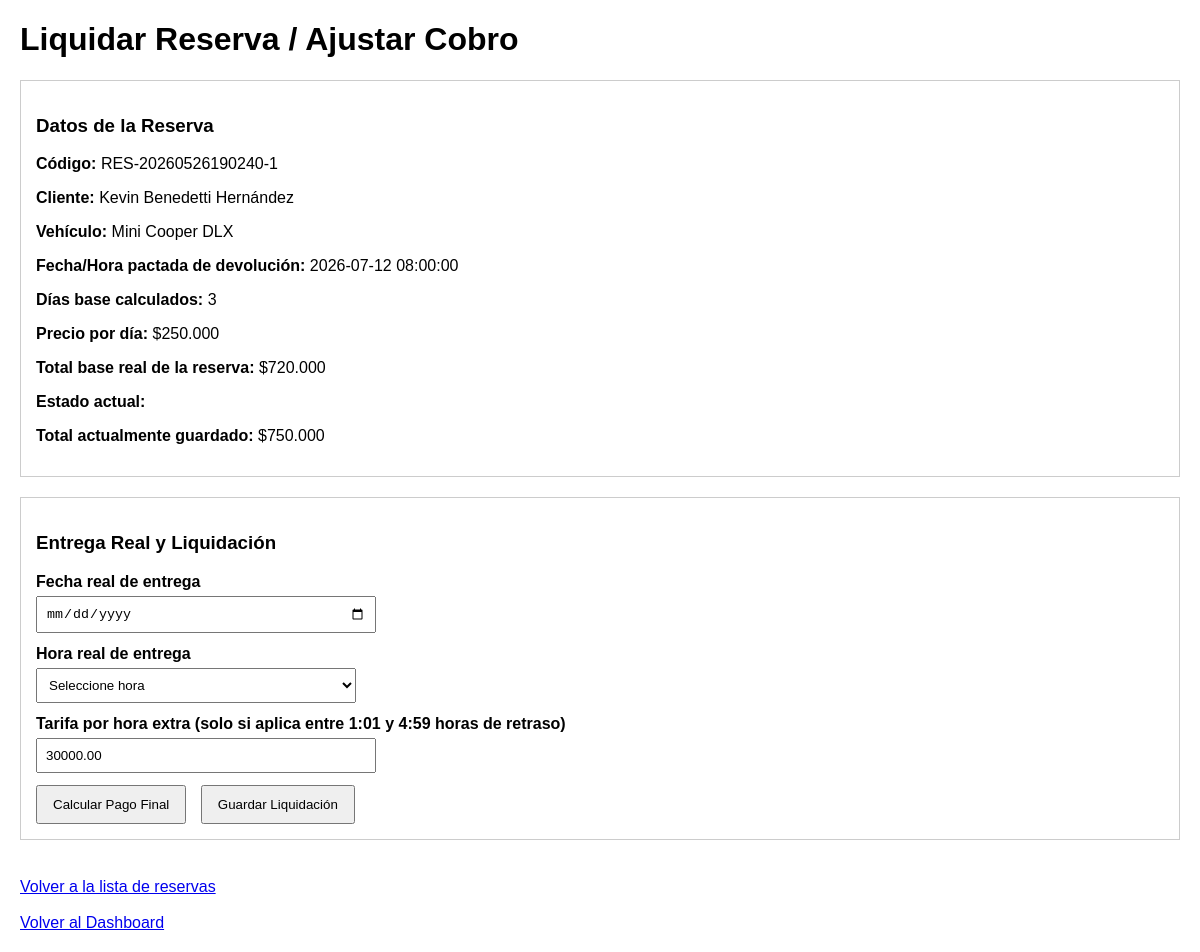
The app's page /modules/reservas/finalizar.php?id=52 (signed in) with its own data.
### tables this page shows
CREATE TABLE `reservas` (
  `id_reserva` int(11) NOT NULL,
  `codigo_reserva` varchar(20) DEFAULT NULL,
  `id_cliente` int(11) NOT NULL,
  `id_usuario` int(11) DEFAULT NULL,
  `id_vehiculo` int(11) NOT NULL,
  `fecha_inicio` datetime NOT NULL,
  `fecha_fin` datetime NOT NULL,
  `horas_gracia` int(11) NOT NULL DEFAULT 1,
  `tarifa_hora_extra` decimal(10,2) NOT NULL DEFAULT 30000.00,
  `fecha_entrega_real` datetime DEFAULT NULL,
  `horas_extra` int(11) NOT NULL DEFAULT 0,
  `cargo_extra` decimal(10,2) NOT NULL DEFAULT 0.00,
  `modalidad_entrega` enum('sitio','domicilio') NOT NULL DEFAULT 'sitio',
  `lugar_entrega` varchar(150) DEFAULT NULL,
  `costo_entrega` decimal(10,2) NOT NULL DEFAULT 0.00,
  `modalidad_devolucion` enum('sitio','domicilio') NOT NULL DEFAULT 'sitio',
  `lugar_devolucion` varchar(150) DEFAULT NULL,
  `costo_devolucion` decimal(10,2) NOT NULL DEFAULT 0.00,
  `servicio_lavado` enum('si','no') NOT NULL DEFAULT 'no',
  `costo_lavado` decimal(10,2) NOT NULL DEFAULT 0.00,
  `estado_limpieza_entrega` enum('limpio','muy_limpio') NOT NULL DEFAULT 'limpio',
  `estado_limpieza_devolucion` enum('limpio','sucio','muy_sucio') DEFAULT NULL,
  `estado_reserva` enum('pendiente','confirmada','cancelada','finalizada') NOT NULL DEFAULT 'pendiente',
  `total_pago` decimal(10,2) NOT NULL DEFAULT 0.00,
  `observaciones` text DEFAULT NULL,
  `fecha_creacion` timestamp NOT NULL DEFAULT current_timestamp(),
  `modo_pago` varchar(30) DEFAULT NULL,
  `codigo_referido_usado` varchar(50) DEFAULT NULL,
  `anticipo_requerido` decimal(10,2) NOT NULL DEFAULT 0.00,
  `anticipo_pagado` decimal(10,2) NOT NULL DEFAULT 0.00,
  `bloquea_disponibilidad` tinyint(1) NOT NULL DEFAULT 0,
  `total_estimado` decimal(10,2) NOT NULL DEFAULT 0.00,
  `horas_extra_cobradas` int(11) NOT NULL DEFAULT 0,
  `recargo_horas_extra` decimal(10,2) NOT NULL DEFAULT 0.00,
  `total_final` decimal(10,2) NOT NULL DEFAULT 0.00,
  `fecha_hora_devolucion_real` datetime DEFAULT NULL,
  `lat_entrega` decimal(10,7) DEFAULT NULL,
  `lng_entrega` decimal(10,7) DEFAULT NULL,
  `lat_devolucion` decimal(10,7) DEFAULT NULL,
  `lng_devolucion` decimal(10,7) DEFAULT NULL,
  `distancia_km` decimal(10,2) DEFAULT NULL,
  `costo_km` decimal(10,2) DEFAULT NULL
);

CREATE TABLE `clientes` (
  `id_cliente` int(11) NOT NULL,
  `tipo_documento` varchar(20) NOT NULL,
  `numero_documento` varchar(50) NOT NULL,
  `nombre` varchar(100) NOT NULL,
  `apellido` varchar(100) NOT NULL,
  `telefono` varchar(20) NOT NULL,
  `correo` varchar(100) DEFAULT NULL,
  `direccion` varchar(150) DEFAULT NULL,
  `licencia_conduccion` varchar(50) NOT NULL,
  `fecha_registro` timestamp NOT NULL DEFAULT current_timestamp(),
  `codigo_cliente` varchar(50) DEFAULT NULL,
  `total_alquileres_confirmados` int(11) NOT NULL DEFAULT 0,
  `nombres` varchar(100) DEFAULT NULL,
  `apellidos` varchar(100) DEFAULT NULL,
  `estado_cliente` enum('prospecto','activo') DEFAULT 'prospecto'
);

CREATE TABLE `vehiculos` (
  `id_vehiculo` int(11) NOT NULL,
  `codigo_vehiculo` varchar(20) DEFAULT NULL,
  `marca` varchar(100) NOT NULL,
  `modelo` varchar(100) NOT NULL,
  `color` varchar(50) DEFAULT NULL,
  `capacidad` int(11) DEFAULT NULL,
  `transmision` enum('manual','automatica') DEFAULT NULL,
  `categoria` enum('sedan','hatchback','suv','pickup','coupe','van','camioneta') DEFAULT NULL,
  `anio` int(11) DEFAULT NULL,
  `placa` varchar(20) NOT NULL,
  `precio_dia` decimal(10,2) NOT NULL,
  `estado` enum('disponible','reservado','mantenimiento','inactivo') NOT NULL DEFAULT 'disponible',
  `created_at` timestamp NOT NULL DEFAULT current_timestamp(),
  `updated_at` timestamp NULL DEFAULT current_timestamp() ON UPDATE current_timestamp(),
  `precio_especial_3_dias` decimal(10,2) DEFAULT NULL,
  `imagen` varchar(255) DEFAULT NULL,
  `precio_hora_extra` decimal(10,2) DEFAULT NULL
);

### modules/reservas/finalizar.php (the view, shortened to what this page needs)
<?php
require_once "../../config/database.php";
$id_reserva = $_GET["id"];
function calcularDiasYTotalBase($fecha_inicio, $fecha_fin, $precio_dia, $precio_especial_3_dias = null) {
    $inicio = strtotime($fecha_inicio);
    $fin = strtotime($fecha_fin);
    $segundos = $fin - $inicio;
    $dias = ceil($segundos / 86400);
    if (!empty($precio_especial_3_dias) && $precio_especial_3_dias > 0 && $dias >= 3) {
        $total_base = ($precio_dia * 2) + (($dias - 2) * $precio_especial_3_dias);
    } else {
        $total_base = $dias * $precio_dia;
    }
    return [
        "dias" => $dias,
        "total_base" => $total_base
    ];
}
try {
    $sql = "SELECT
                reservas.*,
                clientes.nombre,
                clientes.apellido,
                vehiculos.marca,
                vehiculos.modelo,
                vehiculos.precio_dia,
                vehiculos.precio_especial_3_dias,
                vehiculos.id_vehiculo
            FROM reservas
            INNER JOIN clientes ON reservas.id_cliente = clientes.id_cliente
            INNER JOIN vehiculos ON reservas.id_vehiculo = vehiculos.id_vehiculo
            WHERE reservas.id_reserva = :id_reserva";
    $stmt = $conexion->prepare($sql);
    $stmt->bindParam(':id_reserva', $id_reserva);
    $stmt->execute();
    $reserva = $stmt->fetch(PDO::FETCH_ASSOC);
} catch (PDOException $e) {
    die("Error al obtener la reserva: " . $e->getMessage());
}
$calculo_base = calcularDiasYTotalBase(
    $reserva["fecha_inicio"],
    $reserva["fecha_fin"],
    (float)$reserva["precio_dia"],
    $reserva["precio_especial_3_dias"] !== null ? (float)$reserva["precio_especial_3_dias"] : null
);
$dias_base = $calculo_base["dias"];
$total_base_real = $calculo_base["total_base"];
if (!empty($reserva["fecha_entrega_real"])) {
    $timestamp_entrega = strtotime($reserva["fecha_entrega_real"]);
    $fecha_entrega_real = date("Y-m-d", $timestamp_entrega);
    $hora_entrega_real = date("H:i", $timestamp_entrega);
} else {
    $fecha_entrega_real = $_POST["fecha_entrega_real"] ?? "";
}
$tarifa_hora_extra = $_POST["tarifa_hora_extra"] ?? $reserva["tarifa_hora_extra"] ?? "";
?>
<!DOCTYPE html>
<html lang="es">
<head>
</head>
<body>
<h1>Liquidar Reserva / Ajustar Cobro</h1>
<div class="bloque">
    <h3>Datos de la Reserva</h3>
    <p><strong>Código:</strong> <?php echo htmlspecialchars($reserva["codigo_reserva"]); ?></p>
    <p><strong>Cliente:</strong> <?php echo htmlspecialchars($reserva["nombre"] . " " . $reserva["apellido"]); ?></p>
    <p><strong>Vehículo:</strong> <?php echo htmlspecialchars($reserva["marca"] . " " . $reserva["modelo"]); ?></p>
    <p><strong>Fecha/Hora pactada de devolución:</strong> <?php echo htmlspecialchars($reserva["fecha_fin"]); ?></p>
    <p><strong>Días base calculados:</strong> <?php echo htmlspecialchars($dias_base); ?></p>
    <p><strong>Precio por día:</strong> $<?php echo number_format((float)$reserva["precio_dia"], 0, ',', '.'); ?></p>
    <p><strong>Total base real de la reserva:</strong> $<?php echo number_format($total_base_real, 0, ',', '.'); ?></p>
    <p><strong>Estado actual:</strong> <?php echo htmlspecialchars($reserva["estado_reserva"]); ?></p>
    <p><strong>Total actualmente guardado:</strong> $<?php echo number_format((float)$reserva["total_pago"], 0, ',', '.'); ?></p>
</div>
<form method="POST">
<div class="bloque">
    <h3>Entrega Real y Liquidación</h3>
    <div class="fila">
        <label>Fecha real de entrega</label>
        <input type="date" name="fecha_entrega_real" value="<?php echo htmlspecialchars($fecha_entrega_real); ?>">
    </div>
    <div class="fila">
        <label>Hora real de entrega</label>
        <select name="hora_entrega_real">
            <option value="">Seleccione hora</option>
        </select>
    </div>
    <div class="fila">
        <label>Tarifa por hora extra (solo si aplica entre 1:01 y 4:59 horas de retraso)</label>
        <input type="number" step="0.01" name="tarifa_hora_extra" value="<?php echo htmlspecialchars($tarifa_hora_extra); ?>">
    </div>
    <button type="submit" name="calcular_pago">Calcular Pago Final</button>
    <button type="submit" name="guardar_liquidacion">Guardar Liquidación</button>
</div>
</form>
<br>
<a href="listar.php">Volver a la lista de reservas</a><br><br>
<a href="../../admin/dashboard.php">Volver al Dashboard</a>
</body>
</html>

### modules/reservas/finalizar.php (style rules this page uses)
body { font-family: Arial, sans-serif; margin: 20px; }
.bloque { border: 1px solid #ccc; padding: 15px; margin-bottom: 20px; }
.fila { margin-bottom: 12px; }
label { font-weight: bold; display: block; margin-bottom: 5px; }
input, select { width: 320px; padding: 8px; }
button { padding: 10px 15px; margin-right: 10px; cursor: pointer; }

### records on screen
reservas: codigo_reserva "RES-20260526190240-1", id_cliente.apellido "Kevin Benedetti Hernández", id_vehiculo.modelo "Mini Cooper DLX", fecha_fin "2026-07-12 08:00:00", id_vehiculo.precio_dia "250.000", total_pago "750.000", tarifa_hora_extra "30000.00"

### other values on screen
$dias_base "3"
$total_base_real "720.000"
